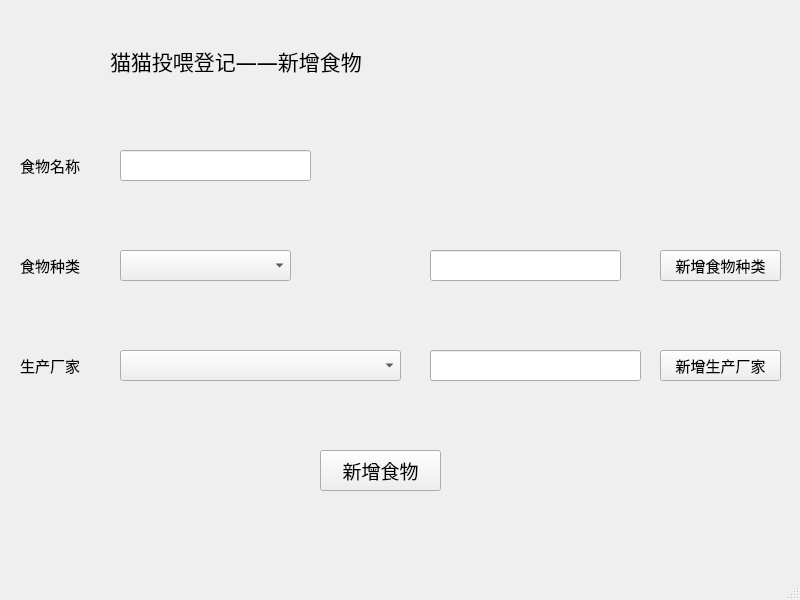
<?xml version="1.0" encoding="UTF-8"?>
<ui version="4.0">
 <class>MainWindow</class>
 <widget class="QMainWindow" name="MainWindow">
  <property name="geometry">
   <rect>
    <x>0</x>
    <y>0</y>
    <width>800</width>
    <height>600</height>
   </rect>
  </property>
  <property name="windowTitle">
   <string>addfood</string>
  </property>
  <property name="windowIcon">
   <iconset>
    <normaloff>images/m.jpg</normaloff>images/m.jpg</iconset>
  </property>
  <widget class="QWidget" name="centralwidget">
   <widget class="QLabel" name="label">
    <property name="geometry">
     <rect>
      <x>40</x>
      <y>30</y>
      <width>51</width>
      <height>51</height>
     </rect>
    </property>
    <property name="text">
     <string/>
    </property>
    <property name="pixmap">
     <pixmap>images/图标4.png</pixmap>
    </property>
   </widget>
   <widget class="QLabel" name="label_2">
    <property name="geometry">
     <rect>
      <x>110</x>
      <y>40</y>
      <width>381</width>
      <height>41</height>
     </rect>
    </property>
    <property name="font">
     <font>
      <family>等线 Light</family>
      <pointsize>16</pointsize>
     </font>
    </property>
    <property name="text">
     <string>猫猫投喂登记——新增食物</string>
    </property>
   </widget>
   <widget class="QLabel" name="label_4">
    <property name="geometry">
     <rect>
      <x>20</x>
      <y>150</y>
      <width>91</width>
      <height>31</height>
     </rect>
    </property>
    <property name="font">
     <font>
      <family>等线 Light</family>
      <pointsize>11</pointsize>
     </font>
    </property>
    <property name="text">
     <string>食物名称</string>
    </property>
   </widget>
   <widget class="QLineEdit" name="edit_name">
    <property name="geometry">
     <rect>
      <x>120</x>
      <y>150</y>
      <width>191</width>
      <height>31</height>
     </rect>
    </property>
    <property name="font">
     <font>
      <family>等线 Light</family>
      <pointsize>11</pointsize>
     </font>
    </property>
    <property name="placeholderText">
     <string/>
    </property>
   </widget>
   <widget class="QLineEdit" name="edit_type">
    <property name="geometry">
     <rect>
      <x>430</x>
      <y>250</y>
      <width>191</width>
      <height>31</height>
     </rect>
    </property>
    <property name="font">
     <font>
      <family>等线 Light</family>
      <pointsize>11</pointsize>
     </font>
    </property>
    <property name="placeholderText">
     <string/>
    </property>
   </widget>
   <widget class="QPushButton" name="btn_type">
    <property name="geometry">
     <rect>
      <x>660</x>
      <y>250</y>
      <width>121</width>
      <height>31</height>
     </rect>
    </property>
    <property name="font">
     <font>
      <family>等线 Light</family>
      <pointsize>11</pointsize>
     </font>
    </property>
    <property name="text">
     <string>新增食物种类</string>
    </property>
   </widget>
   <widget class="QPushButton" name="btn_manufacturer">
    <property name="geometry">
     <rect>
      <x>660</x>
      <y>350</y>
      <width>121</width>
      <height>31</height>
     </rect>
    </property>
    <property name="font">
     <font>
      <family>等线 Light</family>
      <pointsize>11</pointsize>
     </font>
    </property>
    <property name="text">
     <string>新增生产厂家</string>
    </property>
   </widget>
   <widget class="QLineEdit" name="edit_manufacturer">
    <property name="geometry">
     <rect>
      <x>430</x>
      <y>350</y>
      <width>211</width>
      <height>31</height>
     </rect>
    </property>
    <property name="font">
     <font>
      <family>等线 Light</family>
      <pointsize>11</pointsize>
     </font>
    </property>
    <property name="placeholderText">
     <string/>
    </property>
   </widget>
   <widget class="QLabel" name="label_10">
    <property name="geometry">
     <rect>
      <x>20</x>
      <y>350</y>
      <width>81</width>
      <height>31</height>
     </rect>
    </property>
    <property name="font">
     <font>
      <family>等线 Light</family>
      <pointsize>11</pointsize>
     </font>
    </property>
    <property name="text">
     <string>生产厂家</string>
    </property>
   </widget>
   <widget class="QComboBox" name="cbox_manufacturer">
    <property name="geometry">
     <rect>
      <x>120</x>
      <y>350</y>
      <width>281</width>
      <height>31</height>
     </rect>
    </property>
    <property name="font">
     <font>
      <family>等线 Light</family>
      <pointsize>11</pointsize>
     </font>
    </property>
   </widget>
   <widget class="QLabel" name="label_9">
    <property name="geometry">
     <rect>
      <x>20</x>
      <y>250</y>
      <width>71</width>
      <height>31</height>
     </rect>
    </property>
    <property name="font">
     <font>
      <family>等线 Light</family>
      <pointsize>11</pointsize>
     </font>
    </property>
    <property name="text">
     <string>食物种类</string>
    </property>
   </widget>
   <widget class="QComboBox" name="cbox_type">
    <property name="geometry">
     <rect>
      <x>120</x>
      <y>250</y>
      <width>171</width>
      <height>31</height>
     </rect>
    </property>
    <property name="font">
     <font>
      <family>等线 Light</family>
      <pointsize>11</pointsize>
     </font>
    </property>
   </widget>
   <widget class="QPushButton" name="btn_add">
    <property name="geometry">
     <rect>
      <x>320</x>
      <y>450</y>
      <width>121</width>
      <height>41</height>
     </rect>
    </property>
    <property name="font">
     <font>
      <family>等线 Light</family>
      <pointsize>14</pointsize>
     </font>
    </property>
    <property name="text">
     <string>新增食物</string>
    </property>
   </widget>
   <widget class="QLabel" name="label_3">
    <property name="geometry">
     <rect>
      <x>510</x>
      <y>70</y>
      <width>191</width>
      <height>131</height>
     </rect>
    </property>
    <property name="text">
     <string/>
    </property>
    <property name="pixmap">
     <pixmap>images/罐头1.png</pixmap>
    </property>
   </widget>
  </widget>
  <widget class="QStatusBar" name="statusbar"/>
 </widget>
 <resources/>
 <connections/>
</ui>
